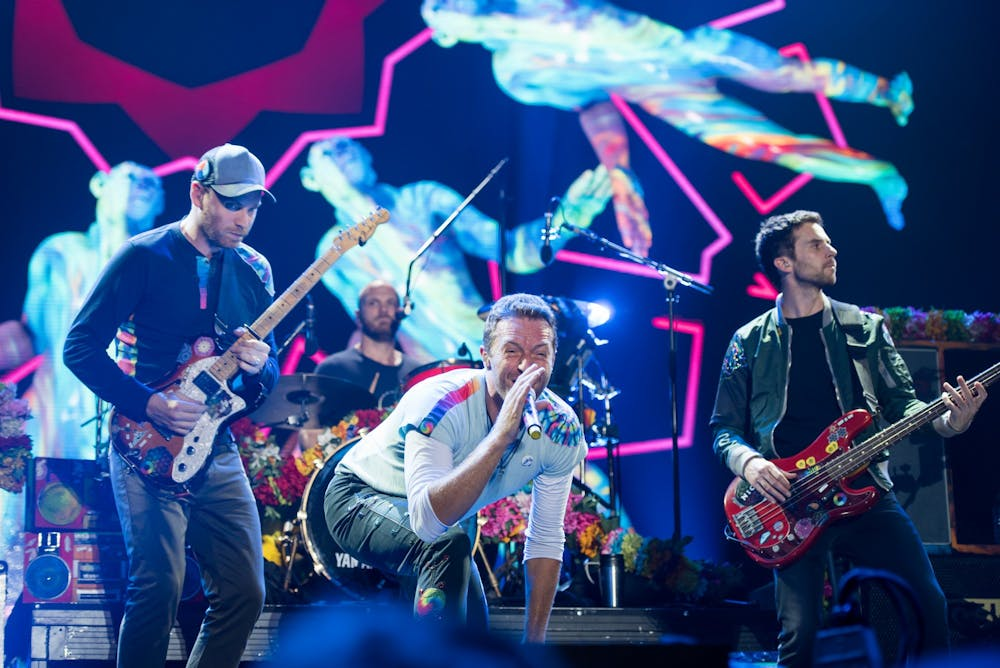
#> input picture coldplay.jpg, 1000 x 668 px
$ python main.py
#> lines starting #> are read from the running program, lines starting #| are printed output that depends on the picture
#> in load_img, img is the input picture: shape (668, 1000, 3); mean R, G, B 58.8, 79.6, 130.6
### pymg.py
import numpy as np
import matplotlib.pyplot as plt
import cv2 as op
from typing import List, Tuple, Union


def resize_image(
            img: List[float],
            size: Union[str, Tuple[int, int]]):

#> called with size = 'original'
    width, height = img.shape[0], img.shape[1]
#> width = 668; height = 1000

    if size == 'original':
        size = (height, width)
#> size = (1000, 668)
    elif size == 'half':
        size = (int(height/2), int(width/2))
    else:
        raise ValueError("Unknown value '{}' for size parameter".format(size))

    img = op.resize(img, size)

    return img

def normalize_image(
            img: List[float],
            between: Tuple[float, float]):

#> called with between = (0, 5)
    x, y = between[0], between[1]
    min_p, max_p = np.min(img), np.max(img)
#> min_p = 0; max_p = 255
    img = (img - min_p)/(max_p - min_p)

    img = ((y - x) * img) + x
    return img


def load_img(PATH: str,
            size: Union[str, Tuple[int, int]] = 'original',
            between: Tuple[float, float] = (0, 255)):

    img = plt.imread(PATH)

    img = resize_image(img=img, size=size)
    img = normalize_image(img=img, between=between)

    return img

### main.py
import pymg as pymg
import matplotlib.pyplot as plt

def main():

    PATH = './coldplay.jpg'
    img = pymg.load_img(PATH, between=(0, 5))
    print(img.shape)
#| (668, 1000, 3)

    img = pymg.resize_image(img, 'half')
#> call 2 of resize_image, with size = 'half'
#> in resize_image (call 2), `img = op.resize(img, size)`:
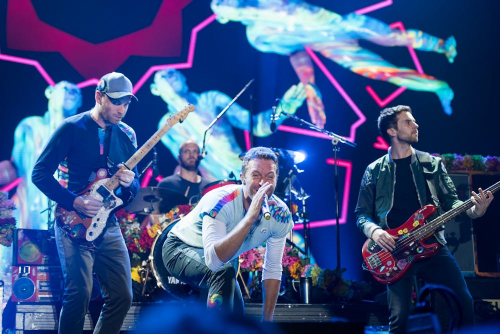
#> img: shape (334, 500, 3) float64; mean R, G, B 1.15, 1.56, 2.56; drawn with min black and max white
    print(img.shape)
#| (334, 500, 3)

if __name__ == "__main__":
    main()
